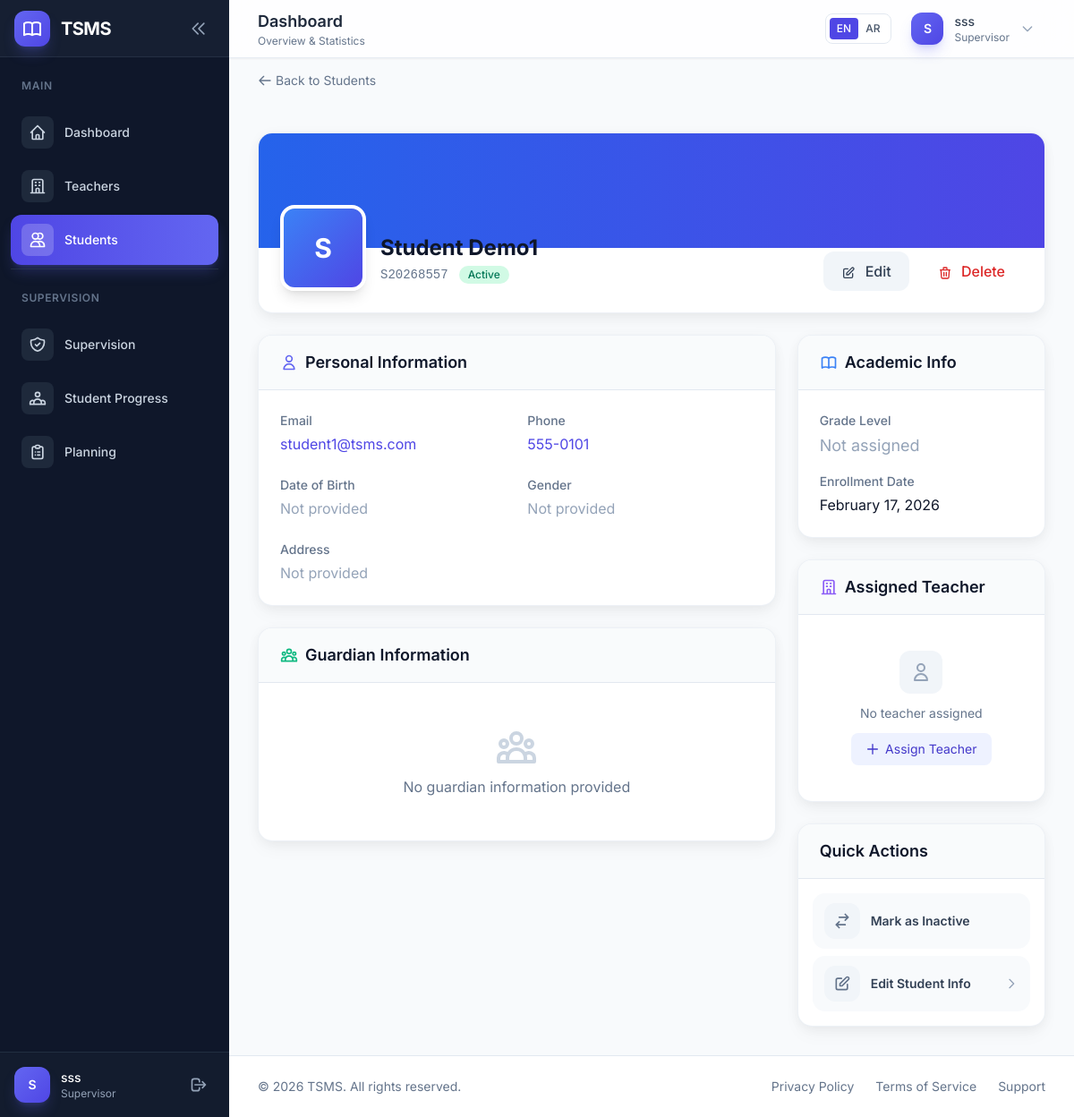
/student/view/1 (signed in), run on an earlier commit of the app's database.
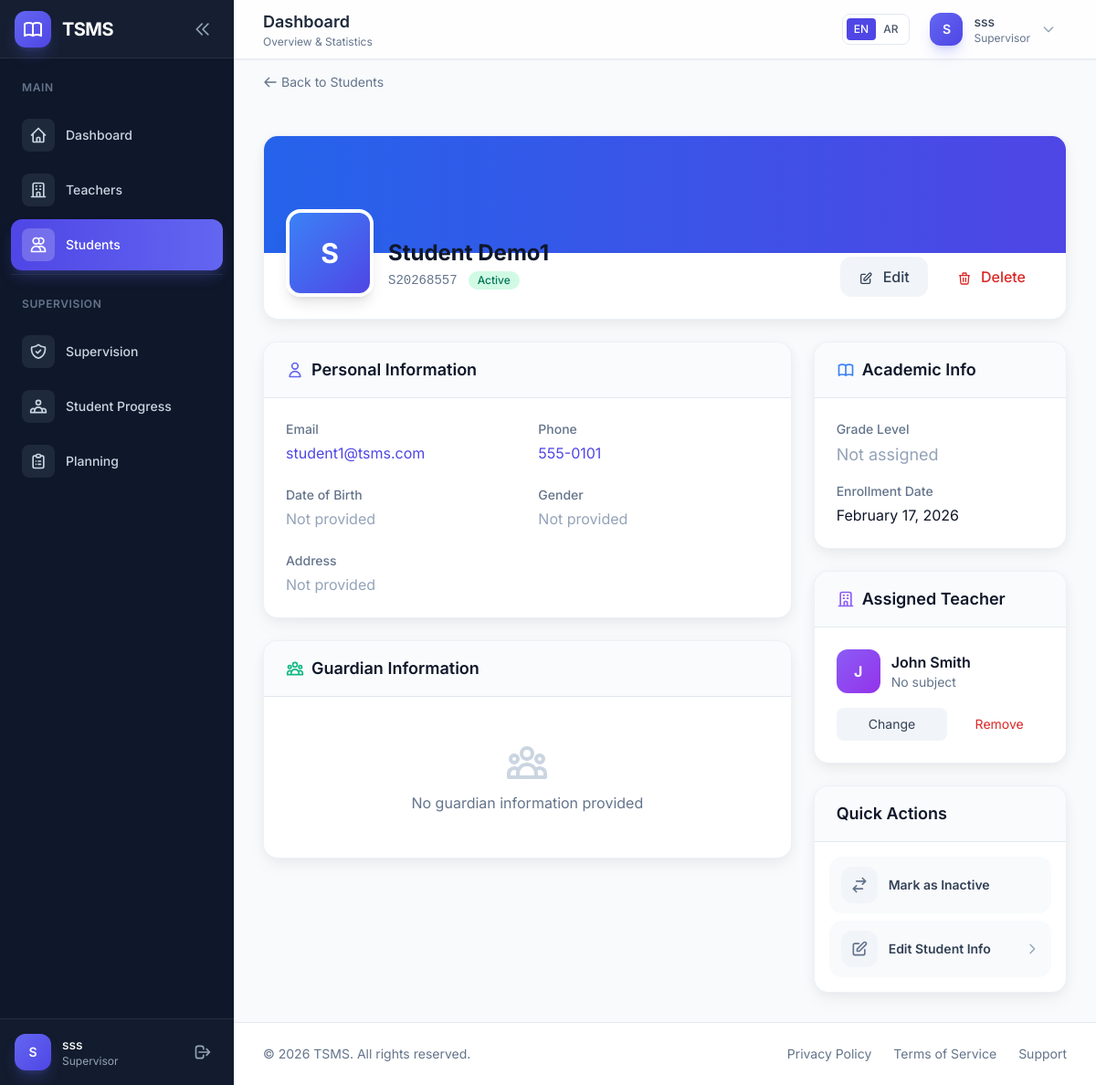
And on a later commit of the database.
### app/models/user.py (models this page shows, shortened)
class User(UserMixin, db.Model):
    __tablename__ = 'users'
    id = db.Column(db.Integer, primary_key=True)
    name = db.Column(db.String(128), nullable=False)
    username = db.Column(db.String(64), unique=True, nullable=False, index=True)
    email = db.Column(db.String(120), unique=True, nullable=False, index=True)
    password_hash = db.Column(db.String(256), nullable=False)
    role = db.Column(db.Enum(UserRole), nullable=False, default=UserRole.TEACHER)
    status = db.Column(db.Enum(UserStatus), nullable=False, default=UserStatus.ACTIVE)
    created_at = db.Column(db.DateTime, default=datetime.utcnow, index=True)
    updated_at = db.Column(db.DateTime, default=datetime.utcnow, onupdate=datetime.utcnow)
    last_login_at = db.Column(db.DateTime)
    teacher_profile = db.relationship(
        'Teacher',
        backref='user',
        uselist=False,
        cascade='all, delete-orphan',
        lazy='joined'
    )
    supervisor_profile = db.relationship(
        'Supervisor',
        backref='user',
        uselist=False,
        cascade='all, delete-orphan',
        lazy='joined'
    )
    @property
    def password(self):
        """Prevent password from being read."""
        raise AttributeError('Password is not a readable attribute')
    def is_admin(self):
        return self.role == UserRole.ADMIN
    def is_supervisor(self):
        return self.role == UserRole.SUPERVISOR
    def is_teacher(self):
        return self.role == UserRole.TEACHER

### app/blueprints/student/routes.py (the view)
@student_bp.route('/view/<int:id>')
@login_required
def student_detail(id):
    student = Student.query.get_or_404(id)
    if not can_view_student(student):
        flash(_('You do not have permission to view this student.'), 'error')
        abort(403)
    teachers = []
    if current_user.is_admin() or current_user.is_supervisor():
        teachers = Teacher.query.filter(Teacher.status == 'active').join(
            Teacher.user
        ).order_by(db.text('users.name')).all()
    return render_template(
        'student/detail.html',
        student=student,
        teachers=teachers,
        can_manage=current_user.is_admin() or current_user.is_supervisor()
    )

### app/__init__.py (called while the page is built)
def _select_locale():
    lang = request.args.get('lang', type=str)
    if lang in SUPPORTED_LANGUAGES:
        session['language'] = lang
        return lang
    session_lang = session.get('language')
    if session_lang in SUPPORTED_LANGUAGES:
        return session_lang
    return request.accept_languages.best_match(SUPPORTED_LANGUAGES) or 'en'

def _init_extensions(app):
    from app.extensions import db, migrate, login_manager, csrf, babel
    db.init_app(app)
    migrate.init_app(app, db)
    login_manager.init_app(app)
    csrf.init_app(app)
    babel.init_app(app, locale_selector=_select_locale)
    from app.models import User
    @login_manager.user_loader
    def load_user(user_id):
        return User.query.get(int(user_id))

### app/blueprints/auth/routes.py (called while the page is built)
@auth_bp.before_app_request
def before_request():
    if current_user.is_authenticated:
        if current_user.status != UserStatus.ACTIVE:
            logout_user()
            flash(_('Your account is no longer active.'), 'warning')
            return redirect(url_for('auth.login'))

### app/templates/student/detail.html (shortened to what the changed rows need)
{% extends "layouts/dashboard.html" %}
{% block content %}
<div class="max-w-5xl mx-auto">
    <div class="bg-white rounded-2xl shadow-soft border border-slate-200/60 overflow-hidden mb-6">
        <div class="px-6 pb-6">
            <div class="flex flex-col md:flex-row md:items-end md:justify-between -mt-12">
                <div class="flex items-end space-x-4">
                    <div class="pb-2">
                        <h1 class="text-2xl font-bold text-slate-900">{{ student.name }}</h1>
                    </div>
                </div>
            </div>
        </div>
    </div>
    <div class="grid grid-cols-1 lg:grid-cols-3 gap-6">
        <div class="space-y-6">
            <div class="bg-white rounded-2xl shadow-soft border border-slate-200/60 overflow-hidden">
                <div class="p-6">
                    {% if student.assigned_teacher %}
                    <div class="flex items-center space-x-3">
                        <div class="w-12 h-12 bg-gradient-to-br from-violet-500 to-purple-600 rounded-xl flex items-center justify-center">
                            <span class="text-white font-bold">{{ student.assigned_teacher.user.name[0]|upper }}</span>
                        </div>
                        <div>
                            <p class="font-semibold text-slate-900">{{ student.assigned_teacher.user.name }}</p>
                            <p class="text-sm text-slate-500">{{ student.assigned_teacher.subject or _('No subject') }}</p>
                        </div>
                    </div>
                    {% if can_manage %}
                    <div class="mt-4 flex space-x-2">
                        <a href="{{ url_for('student.assign_teacher', id=student.id) }}"
                           class="flex-1 text-center px-3 py-2 text-sm bg-slate-100 text-slate-700 rounded-lg hover:bg-slate-200 transition-colors">
                            {{ _('Change') }}
                        </a>
                        <form action="{{ url_for('student.unassign_teacher', id=student.id) }}" method="POST" class="flex-1">
                            <button type="submit"
                                    onclick="return confirm('{{ _('Remove assigned teacher?') }}')"
                                    class="w-full px-3 py-2 text-sm text-red-600 hover:bg-red-50 rounded-lg transition-colors">
                                {{ _('Remove') }}
                            </button>
                        </form>
                    </div>
                    {% endif %}
                    {% else %}
                    <div class="text-center py-4">
                        <div class="w-12 h-12 mx-auto bg-slate-100 rounded-xl flex items-center justify-center mb-3">
                            <svg class="w-6 h-6 text-slate-400" fill="none" stroke="currentColor" viewBox="0 0 24 24">
                                <path stroke-linecap="round" stroke-linejoin="round" stroke-width="2" d="M16 7a4 4 0 11-8 0 4 4 0 018 0zM12 14a7 7 0 00-7 7h14a7 7 0 00-7-7z"/>
                            </svg>
                        </div>
                                <p class="text-slate-500 text-sm">{{ _('No teacher assigned') }}</p>
                        {% if can_manage %}
                        <a href="{{ url_for('student.assign_teacher', id=student.id) }}"
                           class="inline-flex items-center mt-3 px-4 py-2 text-sm bg-primary-50 text-primary-700 rounded-lg hover:bg-primary-100 transition-colors">
                            <svg class="w-4 h-4 mr-1.5" fill="none" stroke="currentColor" viewBox="0 0 24 24">
                                <path stroke-linecap="round" stroke-linejoin="round" stroke-width="2" d="M12 4v16m8-8H4"/>
                            </svg>
                            {{ _('Assign Teacher') }}
                        </a>
                        {% endif %}
                    </div>
                    {% endif %}
                </div>
            </div>
        </div>
    </div>
</div>
{% endblock %}

What changed in the data, as far as the page shows it:
now on this page (row edited): User: assigned_teacher.user "J", assigned_teacher.user.name "John Smith"
Also different on the page:
{{ student.assigned_teacher.subject or _('No subject') }}: (not shown) → "No subject"
text no longer shown: "No teacher assigned Assign Teacher"
text now shown: "Change Remove"
